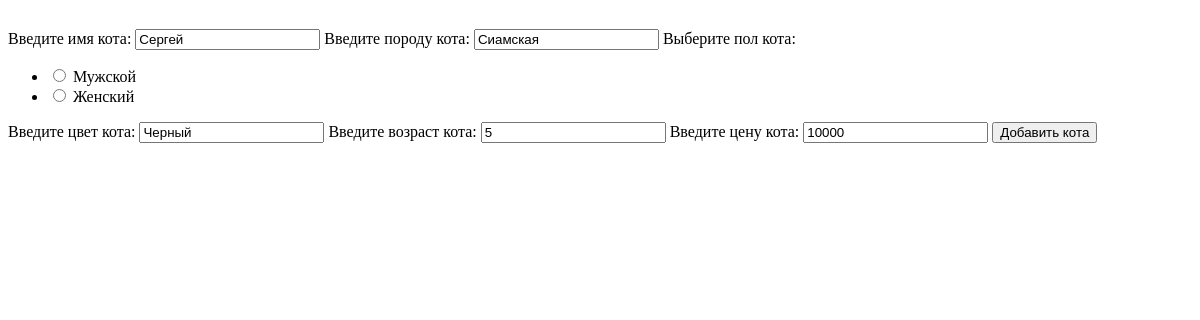
The page /edit_chosen_cat/2 (signed in) on the database as committed earlier.
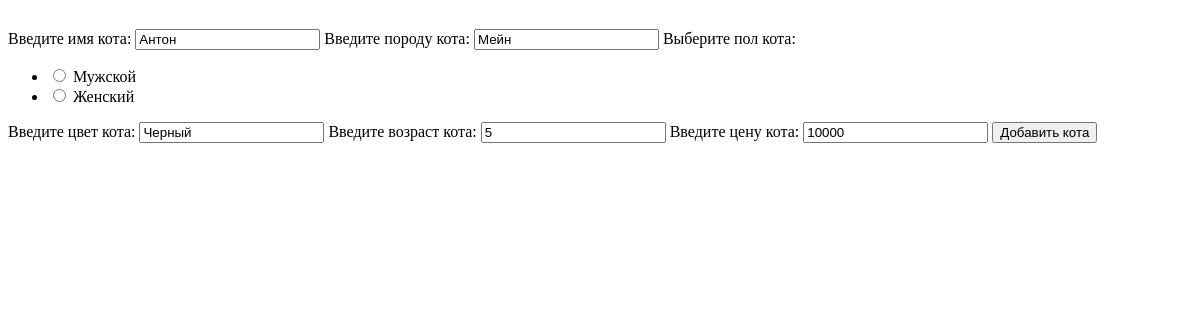
The same page on the database as committed later.
### CatModels.py (models this page shows)
class Cats(db.Model):
    __tablename__ = 'cats'
    id = db.Column(db.Integer, primary_key=True, autoincrement=True)
    name = db.Column(db.String(80), nullable=False)
    breed = db.Column(db.String(80), nullable=False)
    gender = db.Column(db.String(80), nullable=False)
    color = db.Column(db.String(80), nullable=False)
    age = db.Column(db.Integer, nullable=False)
    cats_position = db.relationship('CatsPosition', backref='cats', cascade='all, delete-orphan', lazy='dynamic')

class CatsPosition(db.Model):
    __tablename__ = 'catsPosition'
    id = db.Column(db.Integer, primary_key=True, autoincrement=True)
    date = db.Column(db.Date, nullable=False)
    cost = db.Column(db.Integer, nullable=False)
    cats_id = db.Column(db.Integer, db.ForeignKey('cats.id'), nullable=False)

### main.py (the view)
@app.route('/edit_chosen_cat/<int:id_cat>', methods=['GET', 'POST'])
@login_required
def cat_edit(id_cat):
    form = CatAdd()
    if request.method == 'GET':
        if get_user_role() != 'admin':
            return redirect('/')
        cat = get_one_cat(id_cat)
        cat_pos = get_one_cat_position(id_cat)
        return render_template('catAddPage.html', form=form, cat=cat, cat_pos=cat_pos)
    elif request.method == 'POST':
        if form.validate_on_submit():
            update_cat_and_pos(form.data['id'], form.data['name'], form.data['breed'], form.data['gender'],
                               form.data['color'], form.data['age'], datetime.today(), form.data['cost'])
            return redirect('/')

### forms.py
class CatAdd(FlaskForm):
    id = IntegerField()
    name = StringField('Введите имя кота:', validators=[DataRequired()])
    breed = StringField('Введите породу кота:', validators=[DataRequired()])
    gender = RadioField('Выберите пол кота:', choices=[('м', 'Мужской'), ('ж', 'Женский')], validators=[DataRequired()])
    color = StringField('Введите цвет кота:', validators=[DataRequired()])
    age = IntegerField('Введите возраст кота:', validators=[DataRequired()])
    cost = IntegerField('Введите цену кота:', validators=[DataRequired()])

### CatModels.py (called while the page is built)
def get_one_cat(id):
    return Cats.query.filter_by(id=id).all()[0]

def get_one_cat_position(id):
    return CatsPosition.query.filter_by(cats_id=id).all()[0]

### UserModels.py (called while the page is built)
def get_user(id):
    user = UserModel.query.filter_by(id=id).all()
    if len(user) == 0:
        return None
    return User(user_id=user[0].id, email=user[0].email, name=user[0].name, password=user[0].password, role=user[0].role)

### main.py (called while the page is built)
@login_manager.user_loader
def load_user(user_id):
    return get_user(user_id)

def get_user_role():
    return current_user._get_current_object().role

### templates/catAddPage.html (shortened to what this page needs)
<!DOCTYPE html>
<html lang="ru">
<head>
</head>
<body>
    <div>
        <form method="POST">
            {{ form.name.label }}
            {{ form.name(value=cat.name) }}
            {{ form.breed.label }}
            {{ form.breed(value=cat.breed) }}
            {{ form.gender.label }}
            {{ form.gender(value=cat.gender) }}
            {{ form.color.label }}
            {{ form.color(value=cat.color) }}
            {{ form.age.label }}
            {{ form.age(value=cat.age) }}
            {{ form.cost.label }}
            {{ form.cost(value=cat_pos.cost) }}
            <input type="submit" value="Добавить кота">
        </form>
    </div>
</body>
</html>

Rows that differ between the two databases and show on the page:
changed Cats "☐ Мужской ☐ Женский": name "Сергей" → "Антон"; breed "Сиамская" → "Мейн"
